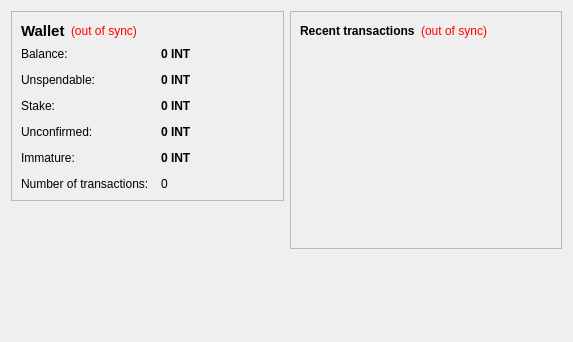
<?xml version="1.0" encoding="UTF-8"?>
<ui version="4.0">
 <class>OverviewPage</class>
 <widget class="QWidget" name="OverviewPage">
  <property name="geometry">
   <rect>
    <x>0</x>
    <y>0</y>
    <width>573</width>
    <height>342</height>
   </rect>
  </property>
  <property name="windowTitle">
   <string>Form</string>
  </property>
  <layout class="QHBoxLayout" name="horizontalLayout" stretch="1,1">
   <item>
    <layout class="QVBoxLayout" name="verticalLayout_2">
     <item>
      <widget class="QFrame" name="frame">
       <property name="frameShape">
        <enum>QFrame::StyledPanel</enum>
       </property>
       <property name="frameShadow">
        <enum>QFrame::Raised</enum>
       </property>
       <layout class="QVBoxLayout" name="verticalLayout_4">
        <item>
         <layout class="QHBoxLayout" name="horizontalLayout_4">
          <item>
           <widget class="QLabel" name="label_5">
            <property name="font">
             <font>
              <pointsize>11</pointsize>
              <weight>75</weight>
              <bold>true</bold>
             </font>
            </property>
            <property name="text">
             <string>Wallet</string>
            </property>
           </widget>
          </item>
          <item>
           <widget class="QLabel" name="labelWalletStatus">
            <property name="toolTip">
             <string>The displayed information may be out of date. Your wallet automatically synchronizes with the iCoin network after a connection is established, but this process has not completed yet.</string>
            </property>
            <property name="styleSheet">
             <string notr="true">QLabel { color: red; }</string>
            </property>
            <property name="text">
             <string notr="true">(out of sync)</string>
            </property>
            <property name="alignment">
             <set>Qt::AlignLeading|Qt::AlignLeft|Qt::AlignVCenter</set>
            </property>
           </widget>
          </item>
          <item>
           <spacer name="horizontalSpacer_2">
            <property name="orientation">
             <enum>Qt::Horizontal</enum>
            </property>
            <property name="sizeHint" stdset="0">
             <size>
              <width>40</width>
              <height>20</height>
             </size>
            </property>
           </spacer>
          </item>
         </layout>
        </item>
        <item>
         <layout class="QFormLayout" name="formLayout_2">
          <property name="fieldGrowthPolicy">
           <enum>QFormLayout::AllNonFixedFieldsGrow</enum>
          </property>
          <property name="horizontalSpacing">
           <number>12</number>
          </property>
          <property name="verticalSpacing">
           <number>12</number>
          </property>
          <item row="0" column="0">
           <widget class="QLabel" name="label">
            <property name="toolTip">
             <string>Your current balance</string>
            </property>
            <property name="text">
             <string>Balance:</string>
            </property>
           </widget>
          </item>
          <item row="0" column="1">
           <widget class="QLabel" name="labelBalanceTotal">
            <property name="font">
             <font>
              <weight>75</weight>
              <bold>true</bold>
             </font>
            </property>
            <property name="cursor">
             <cursorShape>IBeamCursor</cursorShape>
            </property>
            <property name="toolTip">
             <string>Your current balance</string>
            </property>
            <property name="text">
             <string notr="true">0 INT</string>
            </property>
            <property name="textInteractionFlags">
             <set>Qt::LinksAccessibleByMouse|Qt::TextSelectableByKeyboard|Qt::TextSelectableByMouse</set>
            </property>
           </widget>
          </item>
          <item row="1" column="0">
           <widget class="QLabel" name="labelBalanceWatchOnlyText">
            <property name="toolTip">
             <string>Your unspendable balance</string>
            </property>
            <property name="text">
             <string>Unspendable:</string>
            </property>
           </widget>
          </item>
          <item row="1" column="1">
           <widget class="QLabel" name="labelBalanceWatchOnly">
            <property name="font">
             <font>
              <weight>75</weight>
              <bold>true</bold>
             </font>
            </property>
            <property name="cursor">
             <cursorShape>IBeamCursor</cursorShape>
            </property>
            <property name="toolTip">
             <string>Your unspendable balance</string>
            </property>
            <property name="text">
             <string notr="true">0 INT</string>
            </property>
            <property name="textInteractionFlags">
             <set>Qt::LinksAccessibleByMouse|Qt::TextSelectableByKeyboard|Qt::TextSelectableByMouse</set>
            </property>
           </widget>
          </item>
          <item row="2" column="0">
           <widget class="QLabel" name="label_6">
            <property name="toolTip">
             <string>Total of coins that was staked, and do not yet count toward the current balance</string>
            </property>
            <property name="text">
             <string>Stake:</string>
            </property>
           </widget>
          </item>
          <item row="2" column="1">
           <widget class="QLabel" name="labelStake">
            <property name="font">
             <font>
              <weight>75</weight>
              <bold>true</bold>
             </font>
            </property>
            <property name="cursor">
             <cursorShape>IBeamCursor</cursorShape>
            </property>
            <property name="toolTip">
             <string>Total of coins that was staked, and do not yet count toward the current balance</string>
            </property>
            <property name="text">
             <string notr="true">0 INT</string>
            </property>
            <property name="textInteractionFlags">
             <set>Qt::LinksAccessibleByMouse|Qt::TextSelectableByKeyboard|Qt::TextSelectableByMouse</set>
            </property>
           </widget>
          </item>
          <item row="3" column="0">
           <widget class="QLabel" name="label_3">
            <property name="toolTip">
             <string>Total of transactions that have yet to be confirmed, and do not yet count toward the current balance</string>
            </property>
            <property name="text">
             <string>Unconfirmed:</string>
            </property>
           </widget>
          </item>
          <item row="3" column="1">
           <widget class="QLabel" name="labelUnconfirmed">
            <property name="font">
             <font>
              <weight>75</weight>
              <bold>true</bold>
             </font>
            </property>
            <property name="cursor">
             <cursorShape>IBeamCursor</cursorShape>
            </property>
            <property name="toolTip">
             <string>Total of transactions that have yet to be confirmed, and do not yet count toward the current balance</string>
            </property>
            <property name="text">
             <string notr="true">0 INT</string>
            </property>
            <property name="textInteractionFlags">
             <set>Qt::LinksAccessibleByMouse|Qt::TextSelectableByKeyboard|Qt::TextSelectableByMouse</set>
            </property>
           </widget>
          </item>
          <item row="4" column="0">
           <widget class="QLabel" name="labelImmatureText">
            <property name="toolTip">
             <string>Mined balance that has not yet matured</string>
            </property>
            <property name="text">
             <string>Immature:</string>
            </property>
           </widget>
          </item>
          <item row="4" column="1">
           <widget class="QLabel" name="labelImmature">
            <property name="font">
             <font>
              <weight>75</weight>
              <bold>true</bold>
             </font>
            </property>
            <property name="toolTip">
             <string>Mined balance that has not yet matured</string>
            </property>
            <property name="text">
             <string notr="true">0 INT</string>
            </property>
            <property name="textInteractionFlags">
             <set>Qt::LinksAccessibleByMouse|Qt::TextSelectableByKeyboard|Qt::TextSelectableByMouse</set>
            </property>
           </widget>
          </item>
          <item row="5" column="0">
           <widget class="QLabel" name="label_2">
            <property name="toolTip">
             <string>Total number of transactions in wallet</string>
            </property>
            <property name="text">
             <string>Number of transactions:</string>
            </property>
           </widget>
          </item>
          <item row="5" column="1">
           <widget class="QLabel" name="labelNumTransactions">
            <property name="toolTip">
             <string>Total number of transactions in wallet</string>
            </property>
            <property name="text">
             <string notr="true">0</string>
            </property>
           </widget>
          </item>
         </layout>
        </item>
       </layout>
      </widget>
     </item>
     <item>
      <spacer name="verticalSpacer">
       <property name="orientation">
        <enum>Qt::Vertical</enum>
       </property>
       <property name="sizeHint" stdset="0">
        <size>
         <width>20</width>
         <height>40</height>
        </size>
       </property>
      </spacer>
     </item>
    </layout>
   </item>
   <item>
    <layout class="QVBoxLayout" name="verticalLayout_3">
     <item>
      <widget class="QFrame" name="frame_2">
       <property name="frameShape">
        <enum>QFrame::StyledPanel</enum>
       </property>
       <property name="frameShadow">
        <enum>QFrame::Raised</enum>
       </property>
       <layout class="QVBoxLayout" name="verticalLayout">
        <item>
         <layout class="QHBoxLayout" name="horizontalLayout_2">
          <item>
           <widget class="QLabel" name="label_4">
            <property name="text">
             <string>&lt;b&gt;Recent transactions&lt;/b&gt;</string>
            </property>
           </widget>
          </item>
          <item>
           <widget class="QLabel" name="labelTransactionsStatus">
            <property name="toolTip">
             <string>The displayed information may be out of date. Your wallet automatically synchronizes with the iCoin network after a connection is established, but this process has not completed yet.</string>
            </property>
            <property name="styleSheet">
             <string notr="true">QLabel { color: red; }</string>
            </property>
            <property name="text">
             <string notr="true">(out of sync)</string>
            </property>
            <property name="alignment">
             <set>Qt::AlignRight|Qt::AlignTrailing|Qt::AlignVCenter</set>
            </property>
           </widget>
          </item>
          <item>
           <spacer name="horizontalSpacer">
            <property name="orientation">
             <enum>Qt::Horizontal</enum>
            </property>
            <property name="sizeHint" stdset="0">
             <size>
              <width>40</width>
              <height>20</height>
             </size>
            </property>
           </spacer>
          </item>
         </layout>
        </item>
        <item>
         <widget class="QListView" name="listTransactions">
          <property name="styleSheet">
           <string notr="true">QListView { background: transparent; }</string>
          </property>
          <property name="frameShape">
           <enum>QFrame::NoFrame</enum>
          </property>
          <property name="verticalScrollBarPolicy">
           <enum>Qt::ScrollBarAlwaysOff</enum>
          </property>
          <property name="horizontalScrollBarPolicy">
           <enum>Qt::ScrollBarAlwaysOff</enum>
          </property>
          <property name="selectionMode">
           <enum>QAbstractItemView::NoSelection</enum>
          </property>
         </widget>
        </item>
       </layout>
      </widget>
     </item>
     <item>
      <spacer name="verticalSpacer_2">
       <property name="orientation">
        <enum>Qt::Vertical</enum>
       </property>
       <property name="sizeHint" stdset="0">
        <size>
         <width>20</width>
         <height>40</height>
        </size>
       </property>
      </spacer>
     </item>
    </layout>
   </item>
  </layout>
 </widget>
 <resources/>
 <connections/>
</ui>
